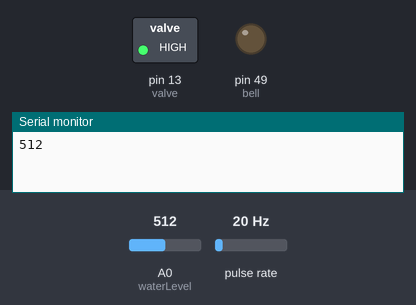
The sketch below on a simulated Arduino Mega 2560, built with avr-gcc and run on an emulated ATmega2560. Parts: switched loads named in the sketch (green lamp = pin HIGH), output pins drawn as LEDs (lit = HIGH), the last lines printed to the serial monitor. Wiring (inferred from the names in the program): pulse sensor: data pin 2. Dashed ring = blinking. The inputs (shaded band) are chosen by the test bench; at power-on: A0 (waterLevel) = 512, pulse rate 20 Hz.

Above: at 1.2 s.
1.3 s: A0 (waterLevel) set to 488
At 2.15 s:
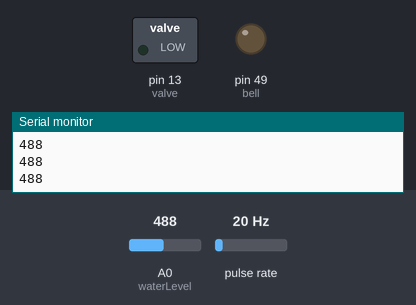
At 2.6 s:
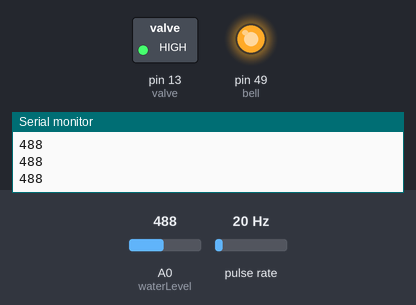
4.3 s: A0 (waterLevel) set to 510
At 4.3 s:
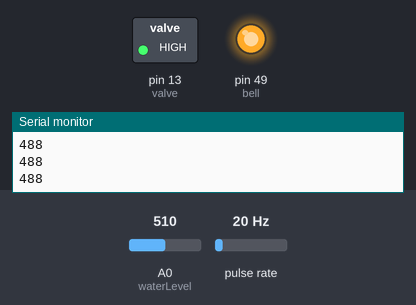
Timing chart, 0 to 7.3 s (numbered marks = the images above; inputs shaded):
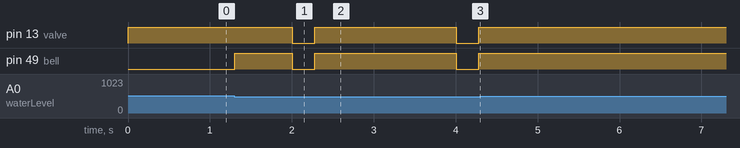

Measured:
- the behaviour switches between 501 and 500 on A0 (waterLevel) (found by bisection; images 0 and 1)
- after the input at 1.3 s, pin 13 (valve): alternates HIGH for 1.7 s and LOW for 0.27 s, starting after 0.71 s; pin 49 (bell): goes HIGH 0.71 s, LOW 0.27 s, HIGH 1.7 s, LOW 0.27 s, then HIGH, starting at once
- after the input at 4.3 s, pin 13 (valve), pin 49 (bell): stops changing and stays HIGH

The sketch:

megacode_for_waterflow_sensor.ino
```cpp
#include <Wire.h>;

int flowPin = 2;
double flowRate;
volatile int count;
unsigned long oldTime;

int bell = 49;
int valve = 13;
int waterLevel = A0;


void setup() {
  pinMode(bell, OUTPUT);
  pinMode(valve, OUTPUT);
  pinMode(waterLevel, INPUT);
  Serial.begin(9600);
  pinMode(flowPin, INPUT);
  attachInterrupt(0,flow,FALLING);
}

void loop() {

  if (millis() - oldTime > 2000){ // baca sinyal pulse setiap 10 milli second
    detachInterrupt(0);   // non aktifkan interuptsi
    oldTime = millis(); // update waktu internal
    count = 0;
    //count--;
    attachInterrupt(0,flow,FALLING); // aktifkan lagi interruptsi
  }
  Serial.println(analogRead(waterLevel));
  if(count > 5) {
    digitalWrite(bell, HIGH);
    analogWrite(valve, 255);
  }
  else {
    digitalWrite(bell, LOW);
    analogWrite(valve, 0);
  }
  while(analogRead(waterLevel) > 500) {
    analogWrite(valve, 255);
  }
}

void flow(){
  count++; // counter jika ada sinyal FALLING di pin 2 ( int0 )
}
```
